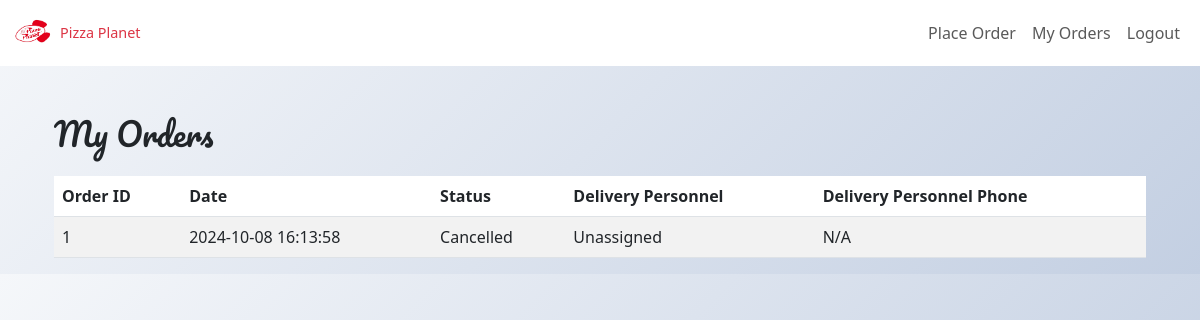
Before: /my_orders (signed in) with the older database file.
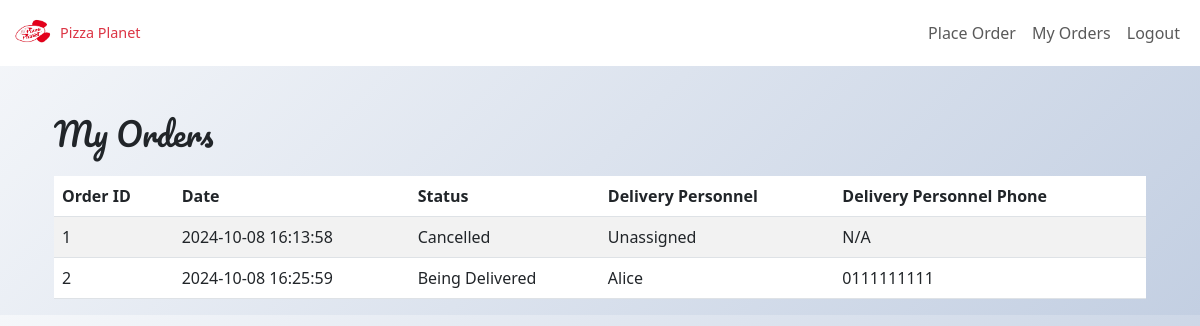
After: the same page with the newer database file.
### models.py (models this page shows)
class Order(db.Model):
    __tablename__ = 'Order'
    id = Column(Integer, primary_key=True, autoincrement=True)
    customer_id = Column(Integer, ForeignKey('Customer.id'), nullable=False)
    order_date = Column(DateTime, default=datetime.now, nullable=False)
    delivery_time = Column(DateTime)
    total_price = Column(DECIMAL(10, 2), nullable=False)
    discount_percentage = Column(DECIMAL(5, 2), default=Decimal('0.00'))
    status = Column(Enum(OrderStatusEnum), nullable=False, default=OrderStatusEnum.Pending)
    is_cancelled = Column(Boolean, default=False)
    cancellation_time = Column(DateTime)
    customer = relationship('Customer', back_populates='orders')
    order_items = relationship('OrderItem', back_populates='order', cascade='all, delete-orphan')
    delivery = relationship('Delivery', back_populates='order', uselist=False)
    status_history = relationship('OrderStatusHistory', back_populates='order')

class DeliveryPersonnel(db.Model):
    __tablename__ = 'DeliveryPersonnel'
    id = Column(Integer, primary_key=True, autoincrement=True)
    name = Column(String(50), nullable=False)
    phone = Column(String(15), nullable=False)
    postal_code = Column(String(10), nullable=True)  # Changed nullable to True
    is_available = Column(Boolean, default=True)
    last_delivery_time = Column(DateTime)
    deliveries = relationship('Delivery', back_populates='delivery_personnel')

### routes.py (the view)
    @app.route('/my_orders', methods=['GET'])
    @login_required
    def my_orders():
        from setup.extensions import db
        orders = db.session.query(
            Order.id.label('order_id'),
            Order.order_date,
            Order.status,
            DeliveryPersonnel.name.label('delivery_personnel_name'),
            DeliveryPersonnel.phone.label('delivery_personnel_phone')
        ).outerjoin(Order.delivery).outerjoin(DeliveryPersonnel).filter(
            Order.customer_id == current_user.id
        ).all()
        return render_template('my_orders.html', orders=orders)

### app.py (called while the page is built)
@login_manager.user_loader
def load_user(user_id):
    return db.session.get(Customer, int(user_id))

### templates/my_orders.html
{% extends 'base.html' %}
{% block content %}
<div class="container mt-5">
    <h2>My Orders</h2>
    <table class="table table-striped mt-4">
        <thead>
            <tr>
                <th>Order ID</th>
                <th>Date</th>
                <th>Status</th>
                <th>Delivery Personnel</th>
                <th>Delivery Personnel Phone</th>
            </tr>
        </thead>
        <tbody>
            {% for order in orders %}
            <tr>
                <td>{{ order.order_id }}</td>
                <td>{{ order.order_date.strftime('%Y-%m-%d %H:%M:%S') }}</td>
                <td>{{ order.status.value }}</td>
                <td>{{ order.delivery_personnel_name if order.delivery_personnel_name else 'Unassigned' }}</td>
                <td>{{ order.delivery_personnel_phone if order.delivery_personnel_phone else 'N/A' }}</td>
            </tr>
            {% endfor %}
        </tbody>
    </table>
</div>
{% endblock %}

Changed rows visible on the page:
added Order: order_id "2", order_date "2024-10-08 16:25:59", status.value "Being Delivered", name "Alice", phone "0111111111"
